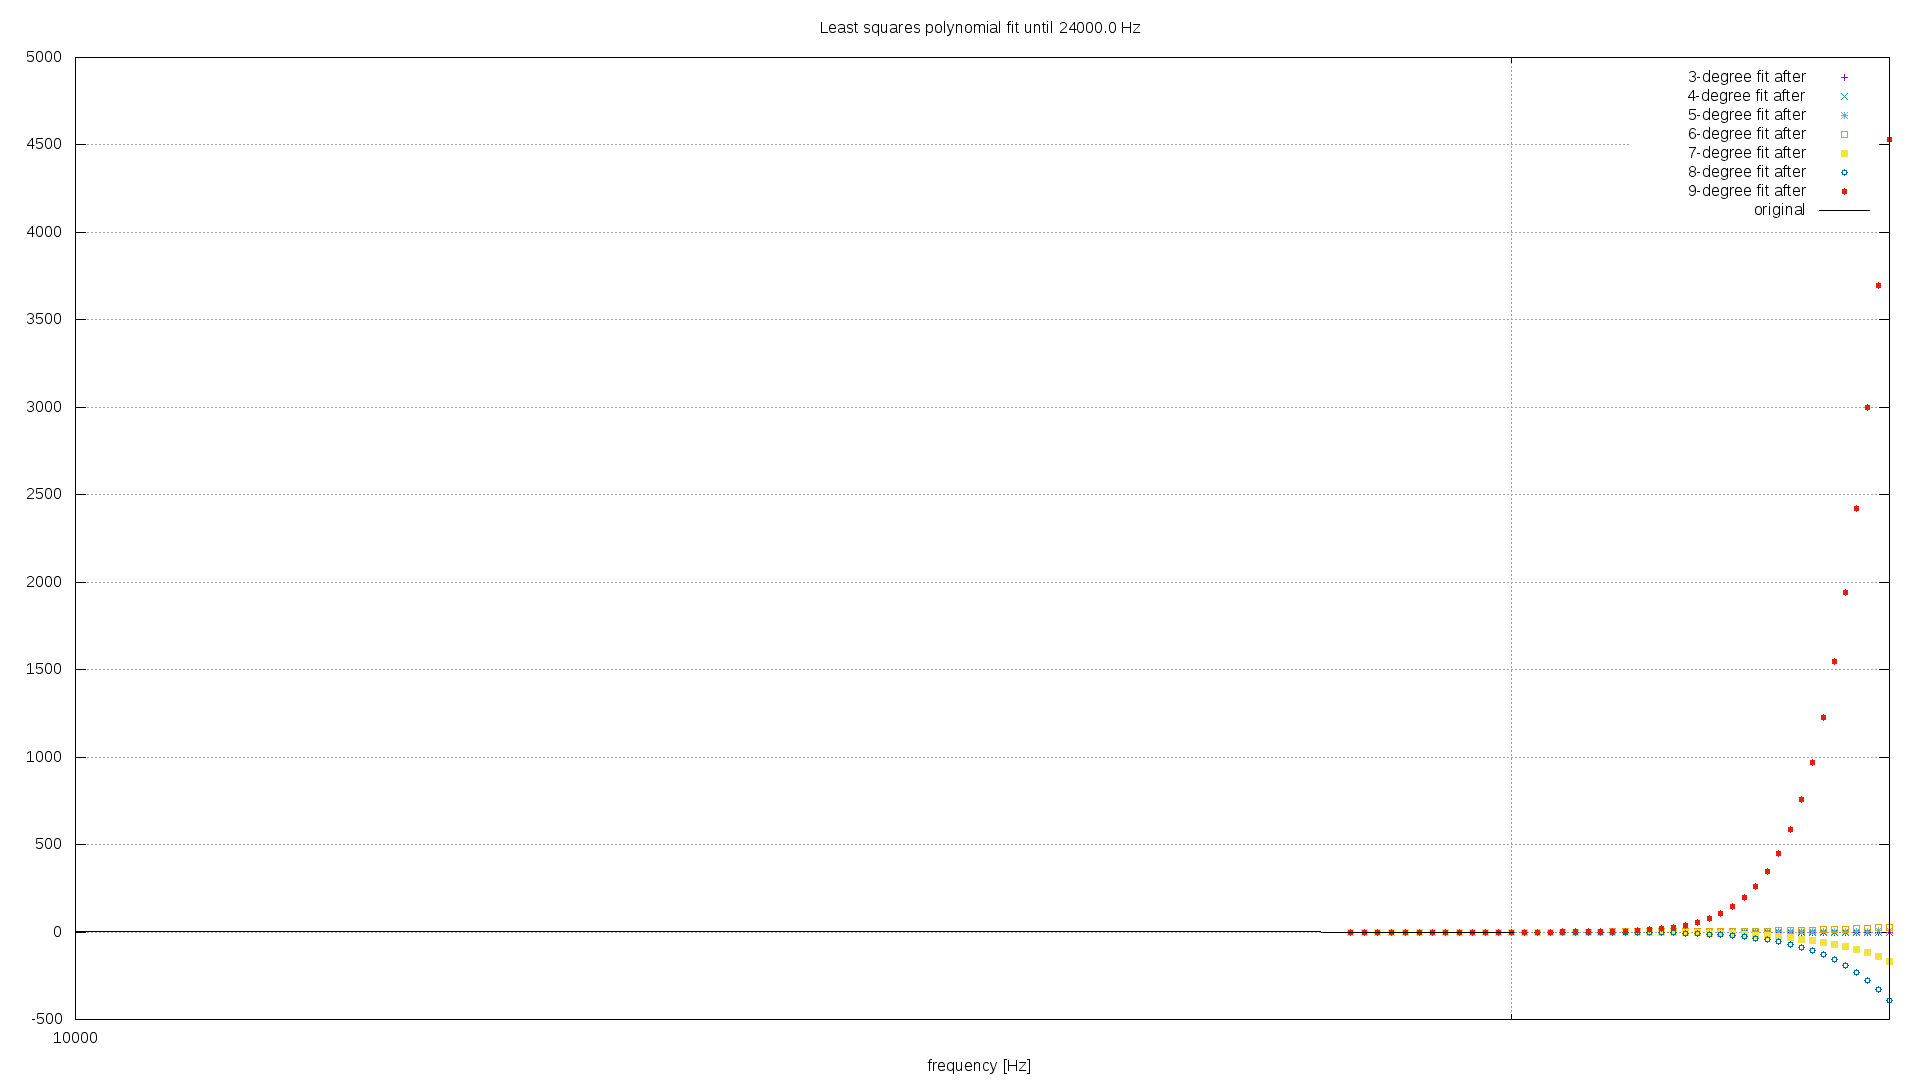

Generate this figure with gnuplot:
set title "Least squares polynomial fit until 24000.0 Hz"
set term png size 1920,1080
set output "fit-after-7009117.png"
set logscale x
set xrange [10000:24000]
set xlabel "frequency [Hz]"
set grid ytics lt 1
set grid xtics lt 1
set grid mxtics lt 0
plot \
"fit-after-7009117-3.tsv" using 1:2 title "3-degree fit after", \
"fit-after-7009117-4.tsv" using 1:2 title "4-degree fit after", \
"fit-after-7009117-5.tsv" using 1:2 title "5-degree fit after", \
"fit-after-7009117-6.tsv" using 1:2 title "6-degree fit after", \
"fit-after-7009117-7.tsv" using 1:2 title "7-degree fit after", \
"fit-after-7009117-8.tsv" using 1:2 title "8-degree fit after", \
"fit-after-7009117-9.tsv" using 1:2 title "9-degree fit after", \
"../data/7009117.tsv" using 1:2 title "original" with lines
set title "Zoomed least squares polynomial fit until 16000.0 - 24000.0 Hz"
set output "fit-after-zoom-7009117.png"
set xrange [16000:24000]
set yrange [-6:2]
replot
